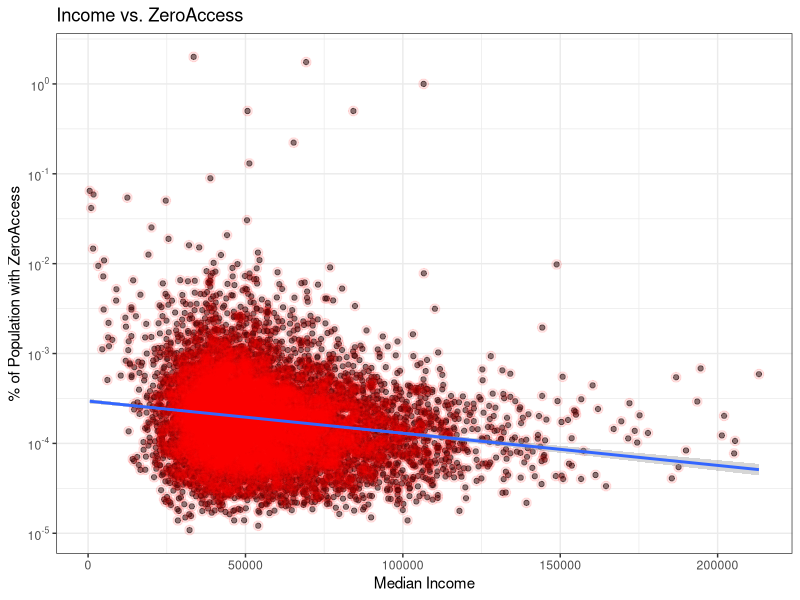

Reproduce this figure in R. (Note: this script raises an error after producing the figure.)
library(ggplot2)
library(scales)
library(splines)

zero <- read.csv("zip-pop-inc-with-NA.csv", header=T)

# this next line replaces NA with zero and copies into "pop" vector
pop <- ifelse(is.na(zero$BotCount), 0, zero$BotCount)/zero$Population
# instead of rounding, we can set the "by" field to change range of bins
breaks <- seq(from=0, to=max(zero$MedianIncome)+10000, by=10000)
incomes <- cut(zero$MedianIncome, breaks, labels=breaks[2:length(breaks)])

z <- data.frame(inc = zero$MedianIncome, 
                pop = pop,
                inc.split = incomes,
                fullpop = zero$Population)

y <- z[z$pop>0,]  # I wanted to drop zeros from this.

qplot(inc, pop, data=y, xlab="Median Income", main="Income vs. ZeroAccess",
      ylab = "% of Population with ZeroAccess", colour=I(alpha("black",1/2))) + 
        geom_point(size=3, colour="#FF0000", alpha=I(1/10)) +
        geom_smooth(method=lm) +
        scale_y_log10(breaks = trans_breaks("log10", function(x) 10^x),
                      labels = trans_format("log10", math_format(10^.x))) +
        theme_bw()
# note on the above: "qplot" will plot points, that's why the plot is 
# black and red, see below for ggplot use

fit <- lm(pop ~ inc, data = z)
# summary of linear regression:
summary(fit)
# notice the line with "inc" and the "Pr(>|t|)" value (0.334)
# also notice the bottom "F-statistic", 
#   same p-value with single varaible regression model

# kind of a cool jitter plot showing bins of income
ggplot(y, aes(inc.split, pop)) +
        opts(title="Income vs. ZeroAccess Bot Infections") +
        geom_jitter(size=3, colour="#000000", alpha=I(1/10)) +
        ylab("% of Population with ZeroAccess") +
        scale_x_discrete("Median Income", labels=
          function(x) { paste(as.numeric(x)/1000, "k", sep="") }) +
        scale_y_continuous(trans = log2_trans(),
                           breaks = trans_breaks("log2", function(x) 2^x),
                           labels = trans_format("log2", math_format(2^.x))) + 
                             theme_bw()

# just doing income versus population for the fun of it.
qplot(inc, fullpop, data=z, xlab="Median Income", main="Income vs. Population",
      ylab = "Population within zipcode", colour=I(alpha("black",1/4))) + 
        geom_point(size=2, colour="#FF0000", alpha=I(1/15)) +
        geom_smooth(method=lm) +
        scale_y_log10(breaks = trans_breaks("log10", function(x) 10^x),
                      labels = trans_format("log10", math_format(10^.x))) +
                        theme_bw()

